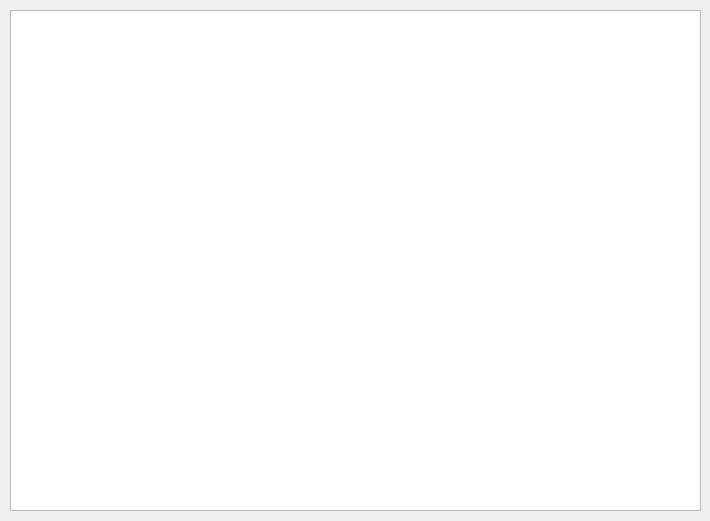
<?xml version="1.0" encoding="UTF-8"?>
<ui version="4.0">
 <class>Form_out</class>
 <widget class="QWidget" name="Form_out">
  <property name="geometry">
   <rect>
    <x>0</x>
    <y>0</y>
    <width>710</width>
    <height>521</height>
   </rect>
  </property>
  <property name="windowTitle">
   <string>Output</string>
  </property>
  <widget class="QTextEdit" name="textEdit">
   <property name="geometry">
    <rect>
     <x>10</x>
     <y>10</y>
     <width>691</width>
     <height>501</height>
    </rect>
   </property>
   <property name="readOnly">
    <bool>true</bool>
   </property>
  </widget>
 </widget>
 <resources/>
 <connections/>
</ui>
